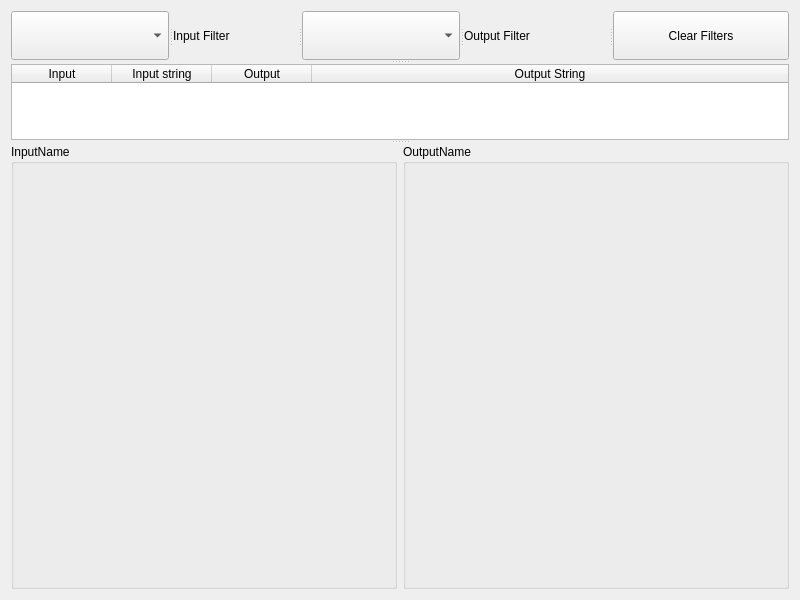
<?xml version="1.0" encoding="UTF-8"?>
<ui version="4.0">
 <author>Christopher P Yarger</author>
 <class>SettingsDialog</class>
 <widget class="QWidget" name="SettingsDialog">
  <property name="geometry">
   <rect>
    <x>0</x>
    <y>0</y>
    <width>800</width>
    <height>600</height>
   </rect>
  </property>
  <property name="sizePolicy">
   <sizepolicy hsizetype="MinimumExpanding" vsizetype="MinimumExpanding">
    <horstretch>0</horstretch>
    <verstretch>0</verstretch>
   </sizepolicy>
  </property>
  <property name="baseSize">
   <size>
    <width>800</width>
    <height>600</height>
   </size>
  </property>
  <property name="windowTitle">
   <string>OBS MIDI Settings</string>
  </property>
  <layout class="QGridLayout" name="gridLayout">
   <item row="0" column="0">
    <widget class="QSplitter" name="splitter_2">
     <property name="orientation">
      <enum>Qt::Vertical</enum>
     </property>
     <widget class="QSplitter" name="splitter">
      <property name="orientation">
       <enum>Qt::Horizontal</enum>
      </property>
      <widget class="QComboBox" name="CB_InputFilter"/>
      <widget class="QLabel" name="label">
       <property name="text">
        <string>Input Filter</string>
       </property>
      </widget>
      <widget class="QComboBox" name="CBOutputFilter"/>
      <widget class="QLabel" name="label_2">
       <property name="text">
        <string>Output Filter</string>
       </property>
      </widget>
      <widget class="QPushButton" name="ResetFilter">
       <property name="text">
        <string>Clear Filters</string>
       </property>
      </widget>
     </widget>
     <widget class="QTableWidget" name="tableWidget">
      <property name="sizeAdjustPolicy">
       <enum>QAbstractScrollArea::AdjustToContents</enum>
      </property>
      <property name="alternatingRowColors">
       <bool>true</bool>
      </property>
      <property name="selectionBehavior">
       <enum>QAbstractItemView::SelectRows</enum>
      </property>
      <attribute name="horizontalHeaderCascadingSectionResizes">
       <bool>true</bool>
      </attribute>
      <attribute name="horizontalHeaderShowSortIndicator" stdset="0">
       <bool>false</bool>
      </attribute>
      <attribute name="horizontalHeaderStretchLastSection">
       <bool>true</bool>
      </attribute>
      <attribute name="verticalHeaderStretchLastSection">
       <bool>false</bool>
      </attribute>
      <column>
       <property name="text">
        <string>Input</string>
       </property>
      </column>
      <column>
       <property name="text">
        <string>Input string</string>
       </property>
      </column>
      <column>
       <property name="text">
        <string>Output</string>
       </property>
      </column>
      <column>
       <property name="text">
        <string>Output String</string>
       </property>
      </column>
     </widget>
     <widget class="QWidget" name="horizontalLayoutWidget">
      <layout class="QHBoxLayout" name="horizontalLayout">
       <item>
        <widget class="QGroupBox" name="InputBox">
         <property name="sizePolicy">
          <sizepolicy hsizetype="MinimumExpanding" vsizetype="MinimumExpanding">
           <horstretch>0</horstretch>
           <verstretch>0</verstretch>
          </sizepolicy>
         </property>
         <property name="minimumSize">
          <size>
           <width>300</width>
           <height>200</height>
          </size>
         </property>
         <property name="title">
          <string>InputName</string>
         </property>
        </widget>
       </item>
       <item>
        <widget class="QGroupBox" name="OutputBox">
         <property name="sizePolicy">
          <sizepolicy hsizetype="MinimumExpanding" vsizetype="MinimumExpanding">
           <horstretch>0</horstretch>
           <verstretch>0</verstretch>
          </sizepolicy>
         </property>
         <property name="minimumSize">
          <size>
           <width>300</width>
           <height>200</height>
          </size>
         </property>
         <property name="title">
          <string>OutputName</string>
         </property>
        </widget>
       </item>
      </layout>
     </widget>
    </widget>
   </item>
  </layout>
 </widget>
 <resources/>
 <connections/>
 <designerdata>
  <property name="gridDeltaX">
   <number>10</number>
  </property>
  <property name="gridDeltaY">
   <number>10</number>
  </property>
  <property name="gridSnapX">
   <bool>true</bool>
  </property>
  <property name="gridSnapY">
   <bool>true</bool>
  </property>
  <property name="gridVisible">
   <bool>true</bool>
  </property>
 </designerdata>
</ui>
